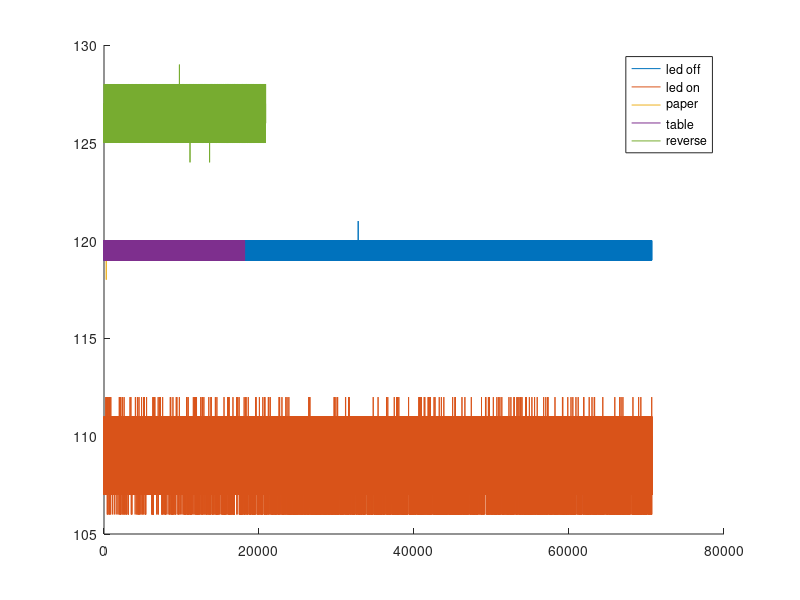
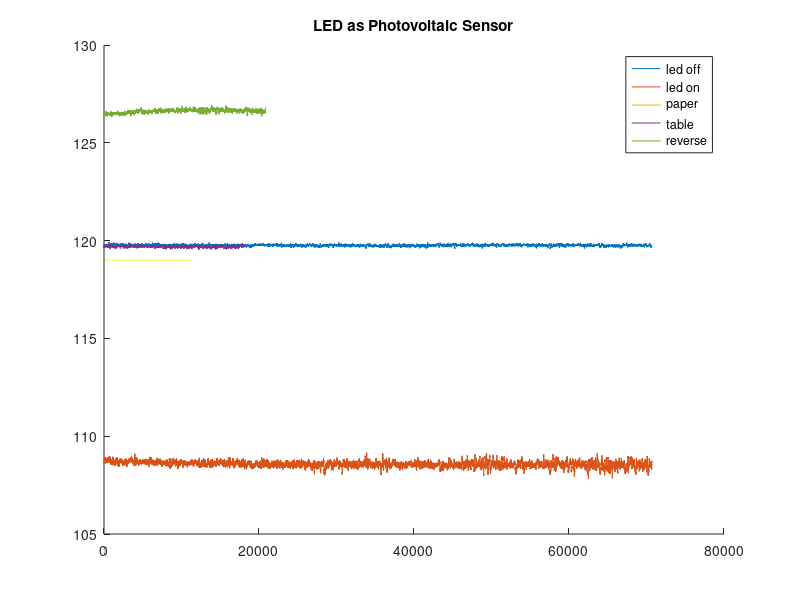

Write the MATLAB code that produced these figures, in order.
%% clear all

clc; clear; close all;

%% LED data

ledOff = csvread("led-off.csv");
ledOn = csvread("high-powered-led.csv");
paper = csvread("led-white-paper.csv");
table = csvread("led-black-table.csv");
reverse = csvread("led-reverse-bright.csv");

figure;
hold on;
plot(ledOff)
plot(ledOn)
plot(paper)
plot(table)
plot(reverse)
legend("led off","led on","paper","table","reverse")

figure
hold on
n = 64;
title("LED as Photovoltaic Sensor")
plot(movmean(ledOff,n))
plot(movmean(ledOn,n))
plot(movmean(paper,n))
plot(movmean(table,n))
plot(movmean(reverse,n))
legend("led off","led on","paper","table","reverse")

disp("moving average should work just fine here.")